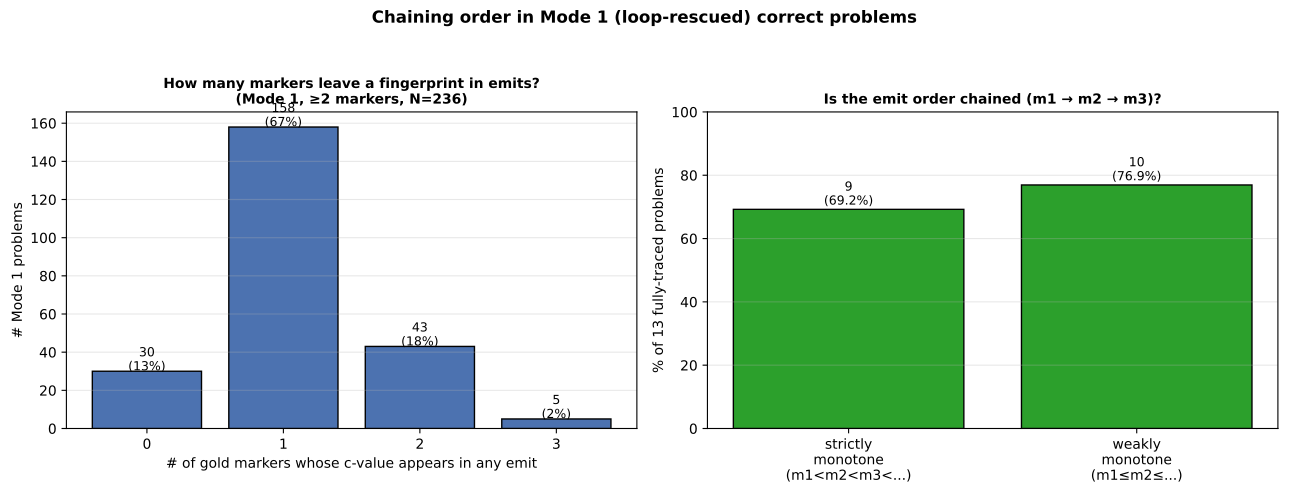

This chart was generated by the following Python code:
"""Among Mode 1 (loop-rescued) correct problems, does the emit pass through
markers in chain order?

Mode 1 = correct at step 6 AND first-correct at step ≥ 2 (the loop did work).
For each such problem with ≥ 2 markers:
  - For each gold marker m (1..n), find the FIRST step where emit final
    equals marker m's gold c-value (or never).
  - Test: is first_step(m=1) ≤ first_step(m=2) ≤ ... ≤ first_step(m=n)?
    (chaining order preserved)
  - Or are markers hit out of order, or skipped?

Compare to a null: if emit values were random over the steps, what fraction
would have monotone ordering by chance?

Output: mode1_chaining_gsm8k.{json,pdf}
"""
from __future__ import annotations

import json, re
from collections import Counter
from pathlib import Path

import matplotlib
matplotlib.rcParams["text.parse_math"] = False
import matplotlib.pyplot as plt
import numpy as np
from matplotlib.backends.backend_pdf import PdfPages

PD = Path(__file__).resolve().parent
REPO = Path(__file__).resolve().parents[2]
FD_JSON = REPO / "experiments" / "computation_probes" / "force_decode_per_step_gsm8k.json"
OUT_JSON = PD / "mode1_chaining_gsm8k.json"
OUT_PDF = PD / "mode1_chaining_gsm8k.pdf"


def parse_markers(s):
    s = s.replace(",", "")
    return re.findall(r"<<(-?\d+\.?\d*)\s*([+\-*/])\s*(-?\d+\.?\d*)\s*=\s*(-?\d+\.?\d*)>>", s)


def emit_final(s):
    s = s.replace(",", "")
    nums = re.findall(r"-?\d+\.?\d*", s)
    if not nums: return None
    try: return float(nums[-1])
    except: return None


def main():
    fd = json.load(open(FD_JSON))
    from datasets import load_dataset
    ds = load_dataset("gsm8k", "main")["test"]

    rows = fd["rows"]
    enriched = []
    for r in rows:
        idx = r["idx"]
        ex = ds[idx]
        gm = re.search(r"####\s*(-?\d+\.?\d*)", ex["answer"].replace(",", ""))
        if gm is None: continue
        gold = float(gm.group(1))
        markers = [(float(a), op, float(b), float(c))
                    for a, op, b, c in parse_markers(ex["answer"])]
        if len(markers) < 2: continue   # need ≥2 markers for chaining
        emit_vals = [emit_final(e) for e in r["step_emits"]]
        step_correct = [v is not None and abs(v - gold) < 1e-3 for v in emit_vals]
        if not step_correct[-1]: continue  # only correct
        fc = next((k+1 for k, c in enumerate(step_correct) if c), -1)
        if fc < 2: continue   # only Mode 1 (rescued)
        enriched.append({
            "idx": idx, "gold": gold, "n_markers": len(markers),
            "markers": markers, "emit_vals": emit_vals,
            "first_correct": fc, "step_emits": r["step_emits"],
        })
    print(f"  Mode 1 problems (loop-rescued, ≥2 markers): {len(enriched)}")

    # For each problem, find first-step each marker's c appears in emit_final
    # AND also find which step the FINAL emit appears.
    n_steps = 6
    per_problem = []
    for p in enriched:
        markers = p["markers"]
        emit_vals = p["emit_vals"]
        # For each marker, first step where emit final == marker_c
        first_step_per_marker = []
        for m in markers:
            c = m[3]
            fs = -1
            for k, v in enumerate(emit_vals):
                if v is not None and abs(v - c) < 1e-3:
                    fs = k + 1; break
            first_step_per_marker.append(fs)
        per_problem.append({
            "idx": p["idx"], "n_markers": p["n_markers"],
            "first_correct": p["first_correct"],
            "first_step_per_marker": first_step_per_marker,
            "gold": p["gold"], "markers": markers,
        })

    # ===== Analysis 1: how many markers' values appear in emits at all? =====
    n_hit_count = Counter()
    for p in per_problem:
        n_hit = sum(1 for x in p["first_step_per_marker"] if x > 0)
        n_hit_count[n_hit] += 1
    print(f"\nA1: how many markers' gold-c values appear in emit at any step?")
    total = len(per_problem)
    for k in sorted(n_hit_count.keys()):
        n = n_hit_count[k]
        print(f"  {k} markers hit: {n} ({n/total*100:.1f}%)")

    # ===== Analysis 2: among problems where ALL markers' c appear, is order preserved? =====
    fully_traced = [p for p in per_problem if all(x > 0 for x in p["first_step_per_marker"])]
    print(f"\nA2: among {len(fully_traced)} problems with ALL markers' c-values hit:")
    monotone = []
    weakly_monotone = []   # ties allowed
    for p in fully_traced:
        steps = p["first_step_per_marker"]
        is_monotone = all(steps[i] < steps[i+1] for i in range(len(steps)-1))
        is_weak_mono = all(steps[i] <= steps[i+1] for i in range(len(steps)-1))
        if is_monotone: monotone.append(p)
        if is_weak_mono: weakly_monotone.append(p)
    print(f"  strictly monotone (m1 first-step < m2 first-step < ...): "
          f"{len(monotone)}/{len(fully_traced)} ({len(monotone)/max(1,len(fully_traced))*100:.1f}%)")
    print(f"  weakly monotone (≤): {len(weakly_monotone)}/{len(fully_traced)} "
          f"({len(weakly_monotone)/max(1,len(fully_traced))*100:.1f}%)")

    # Stratify by chain length
    by_nm = Counter()
    for p in fully_traced:
        by_nm[p["n_markers"]] += 1
    print(f"\n  Fully-traced count by chain length:")
    for nm in sorted(by_nm):
        n = by_nm[nm]
        # of these, how many monotone?
        nm_subset = [p for p in fully_traced if p["n_markers"] == nm]
        nm_mono = sum(1 for p in nm_subset
                       if all(p["first_step_per_marker"][i] < p["first_step_per_marker"][i+1]
                              for i in range(len(p["first_step_per_marker"])-1)))
        print(f"    {nm} markers: {n} fully-traced, {nm_mono} strictly monotone "
              f"({nm_mono/max(1,n)*100:.0f}%)")

    # ===== Analysis 3: average first-step per marker position =====
    # For problems with at least m markers, what's the average first-step
    # for marker m (when it appears at all)?
    avg_first_step_per_m = {}
    n_problems_per_m = {}
    for m_pos in range(1, 5):
        firsts = [p["first_step_per_marker"][m_pos - 1]
                  for p in per_problem
                  if p["n_markers"] >= m_pos and p["first_step_per_marker"][m_pos - 1] > 0]
        if firsts:
            avg_first_step_per_m[m_pos] = float(np.mean(firsts))
            n_problems_per_m[m_pos] = len(firsts)
    print(f"\nA3: average first-step at which marker m's c-value first appears:")
    for m_pos in sorted(avg_first_step_per_m):
        avg = avg_first_step_per_m[m_pos]
        n = n_problems_per_m[m_pos]
        print(f"  m={m_pos}: avg first-step = {avg:.2f}  (n={n} problems)")

    # ===== Analysis 4: detailed pattern for fully-traced 2- and 3-marker problems =====
    samples_2 = [p for p in fully_traced if p["n_markers"] == 2][:6]
    samples_3 = [p for p in fully_traced if p["n_markers"] == 3][:6]

    out = {
        "n_mode1_problems": len(enriched),
        "n_hit_count": dict(n_hit_count),
        "n_fully_traced": len(fully_traced),
        "n_strictly_monotone": len(monotone),
        "n_weakly_monotone": len(weakly_monotone),
        "pct_monotone_among_fully_traced": len(monotone) / max(1, len(fully_traced)) * 100,
        "by_nm_fully_traced": dict(by_nm),
        "avg_first_step_per_m": avg_first_step_per_m,
        "n_problems_per_m": n_problems_per_m,
        "samples_2_marker": [
            {"idx": p["idx"], "first_steps": p["first_step_per_marker"],
             "marker_cs": [m[3] for m in p["markers"]],
             "gold": p["gold"]} for p in samples_2],
        "samples_3_marker": [
            {"idx": p["idx"], "first_steps": p["first_step_per_marker"],
             "marker_cs": [m[3] for m in p["markers"]],
             "gold": p["gold"]} for p in samples_3],
    }
    OUT_JSON.write_text(json.dumps(out, indent=2))
    print(f"\nsaved {OUT_JSON}")

    # ===== Plots =====
    with PdfPages(OUT_PDF) as pdf:
        # Page 1: hit count distribution
        fig, axes = plt.subplots(1, 2, figsize=(13, 5))
        ax = axes[0]
        ks = sorted(n_hit_count.keys())
        vals = [n_hit_count[k] for k in ks]
        ax.bar(ks, vals, color="#4c72b0", edgecolor="black")
        for k, v in zip(ks, vals):
            ax.text(k, v + 0.5, f"{v}\n({v/total*100:.0f}%)",
                    ha="center", fontsize=9)
        ax.set_xlabel("# of gold markers whose c-value appears in any emit")
        ax.set_ylabel("# Mode 1 problems")
        ax.set_xticks(ks)
        ax.set_title("How many markers leave a fingerprint in emits?\n"
                     f"(Mode 1, ≥2 markers, N={total})",
                     fontsize=10, fontweight="bold")
        ax.grid(axis="y", alpha=0.3)
        ax = axes[1]
        labels = ["strictly\nmonotone\n(m1<m2<m3<...)", "weakly\nmonotone\n(m1≤m2≤...)"]
        ax_vals = [len(monotone), len(weakly_monotone)]
        ax_pcts = [v / max(1, len(fully_traced)) * 100 for v in ax_vals]
        bars = ax.bar(labels, ax_pcts, color="#2ca02c", edgecolor="black")
        for b, n, p in zip(bars, ax_vals, ax_pcts):
            ax.text(b.get_x() + b.get_width()/2, p + 1.5,
                    f"{n}\n({p:.1f}%)", ha="center", fontsize=9)
        ax.set_ylabel(f"% of {len(fully_traced)} fully-traced problems")
        ax.set_title("Is the emit order chained (m1 → m2 → m3)?",
                     fontsize=10, fontweight="bold")
        ax.set_ylim(0, max(ax_pcts) * 1.3 if ax_pcts else 100)
        ax.grid(axis="y", alpha=0.3)
        fig.suptitle("Chaining order in Mode 1 (loop-rescued) correct problems",
                     fontsize=12, fontweight="bold")
        fig.tight_layout(rect=(0, 0, 1, 0.94))
        pdf.savefig(fig, bbox_inches="tight"); plt.close(fig)

        # Page 2: average first-step per marker position
        fig, ax = plt.subplots(figsize=(11, 5))
        ms = sorted(avg_first_step_per_m.keys())
        avgs = [avg_first_step_per_m[m] for m in ms]
        ns = [n_problems_per_m[m] for m in ms]
        bars = ax.bar(ms, avgs, color="#dd8452", edgecolor="black")
        for b, m, a, n in zip(bars, ms, avgs, ns):
            ax.text(b.get_x() + b.get_width()/2, a + 0.05,
                    f"{a:.2f}\n(n={n})", ha="center", fontsize=9)
        # Reference: if chaining were perfect, m=1 first at step ≈1, m=2 at step ≈3, m=3 at step ≈5
        for m in ms:
            ax.scatter(m, 2*m - 1, marker="*", s=200, color="black",
                       zorder=5, label="predicted: 2m−1" if m == 1 else None)
        ax.set_xlabel("marker position m")
        ax.set_ylabel("average first-step where marker m's c appears in emit")
        ax.set_xticks(ms)
        ax.set_title("Average first-emit step per marker (among problems that hit it)\n"
                     "Stars: '2m−1' prediction (sequential chaining)",
                     fontsize=11, fontweight="bold")
        ax.legend(); ax.grid(axis="y", alpha=0.3)
        fig.tight_layout()
        pdf.savefig(fig, bbox_inches="tight"); plt.close(fig)

        # Page 3: sample 2-marker and 3-marker problems
        for samples, title in [(samples_2, "2-marker"), (samples_3, "3-marker")]:
            if not samples: continue
            fig, ax = plt.subplots(figsize=(11.5, 6.5))
            ax.axis("off")
            body = f"Sample fully-traced {title} problems:\n\n"
            for s in samples:
                body += f"  idx={s['idx']}  gold={s['gold']}\n"
                cs = [m[3] for m in s["markers"]]
                fs = s["first_step_per_marker"]
                body += "  Markers: " + " → ".join(
                    f"m{i+1}=c{c:g}@step{fs[i]}" if fs[i] > 0 else f"m{i+1}=c{c:g}@never"
                    for i, c in enumerate(cs)) + "\n\n"
            ax.text(0.02, 0.97, body, va="top", ha="left",
                    family="monospace", fontsize=10)
            ax.set_title(f"Sample {title} Mode 1 problems", fontsize=12, fontweight="bold")
            pdf.savefig(fig, bbox_inches="tight"); plt.close(fig)

        # Page 4: text summary
        fig, ax = plt.subplots(figsize=(11.5, 8.5))
        ax.axis("off")
        body = (
            f"Chaining order among {len(enriched)} Mode 1 (loop-rescued) correct problems.\n\n"
            f"A1: How many markers' c-values appear in any emit?\n"
        )
        for k in sorted(n_hit_count.keys()):
            n = n_hit_count[k]
            body += f"  {k} markers traced: {n} ({n/total*100:.1f}%)\n"
        body += (f"\nA2: Among {len(fully_traced)} problems with ALL markers traced:\n"
                 f"  strictly monotone: {len(monotone)} ({len(monotone)/max(1,len(fully_traced))*100:.1f}%)\n"
                 f"  weakly monotone:   {len(weakly_monotone)} "
                 f"({len(weakly_monotone)/max(1,len(fully_traced))*100:.1f}%)\n\n"
                 f"A3: Average first-step per marker position (when it appears at all):\n")
        for m_pos in sorted(avg_first_step_per_m):
            avg = avg_first_step_per_m[m_pos]; n = n_problems_per_m[m_pos]
            body += f"  m={m_pos}: avg = {avg:.2f}  (n={n})\n"
        body += ("\nInterpretation:\n"
                 "  - If chaining were perfect, ALL markers should appear in order:\n"
                 "      m1 at low step, m2 at higher step, etc.\n"
                 "  - And the average first-step should grow with marker position.\n"
                 "  - The data tells us whether the model truly walks the chain\n"
                 "    or just lands on the final answer (skipping intermediates).\n")
        ax.text(0.04, 0.97, body, va="top", ha="left", family="monospace", fontsize=10)
        ax.set_title("Mode 1 chaining-order summary",
                     fontsize=12, fontweight="bold")
        pdf.savefig(fig, bbox_inches="tight"); plt.close(fig)
    print(f"saved {OUT_PDF}")


if __name__ == "__main__":
    main()
